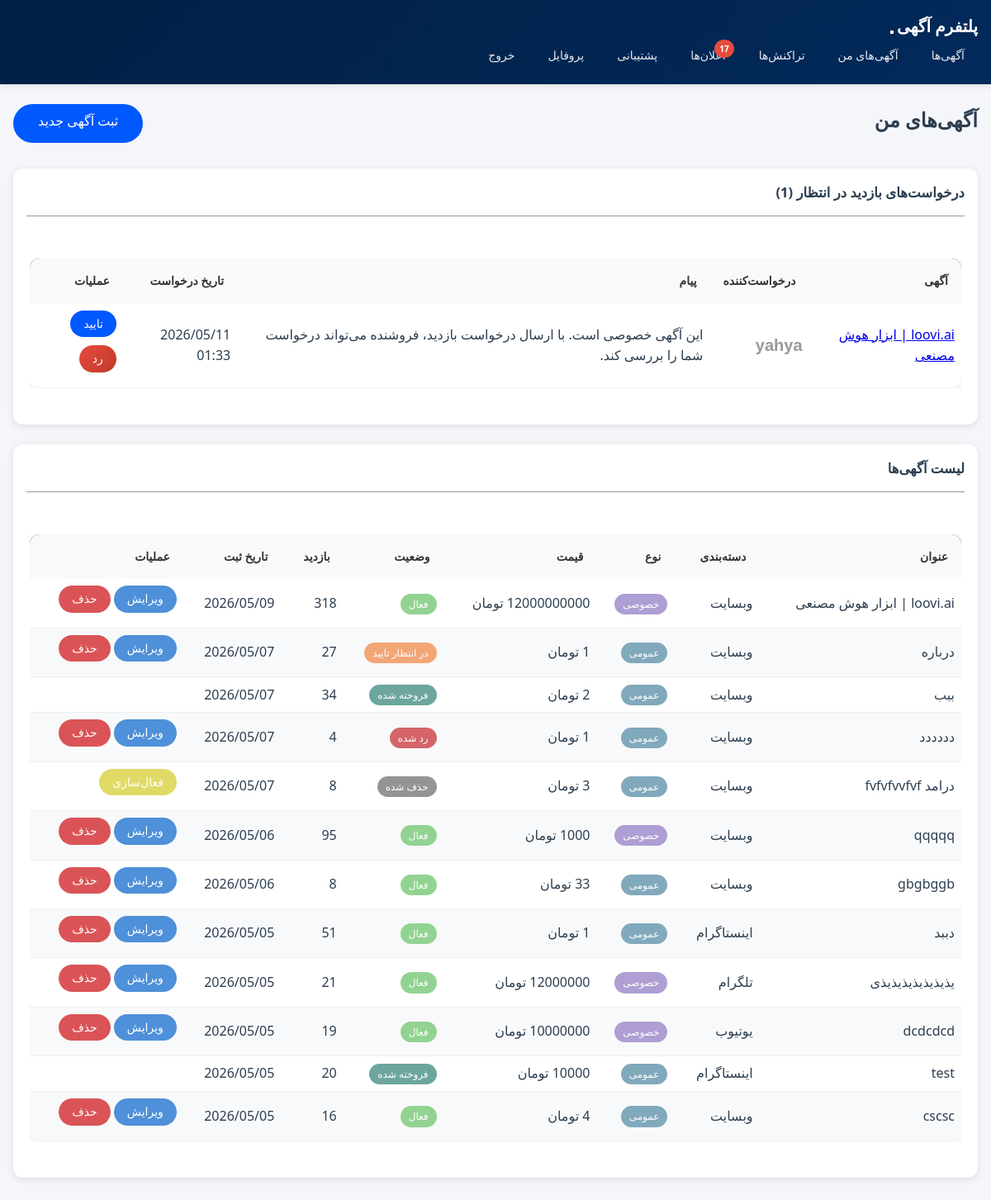
The page /listings/my-listings/ (signed in) on the database as committed earlier.
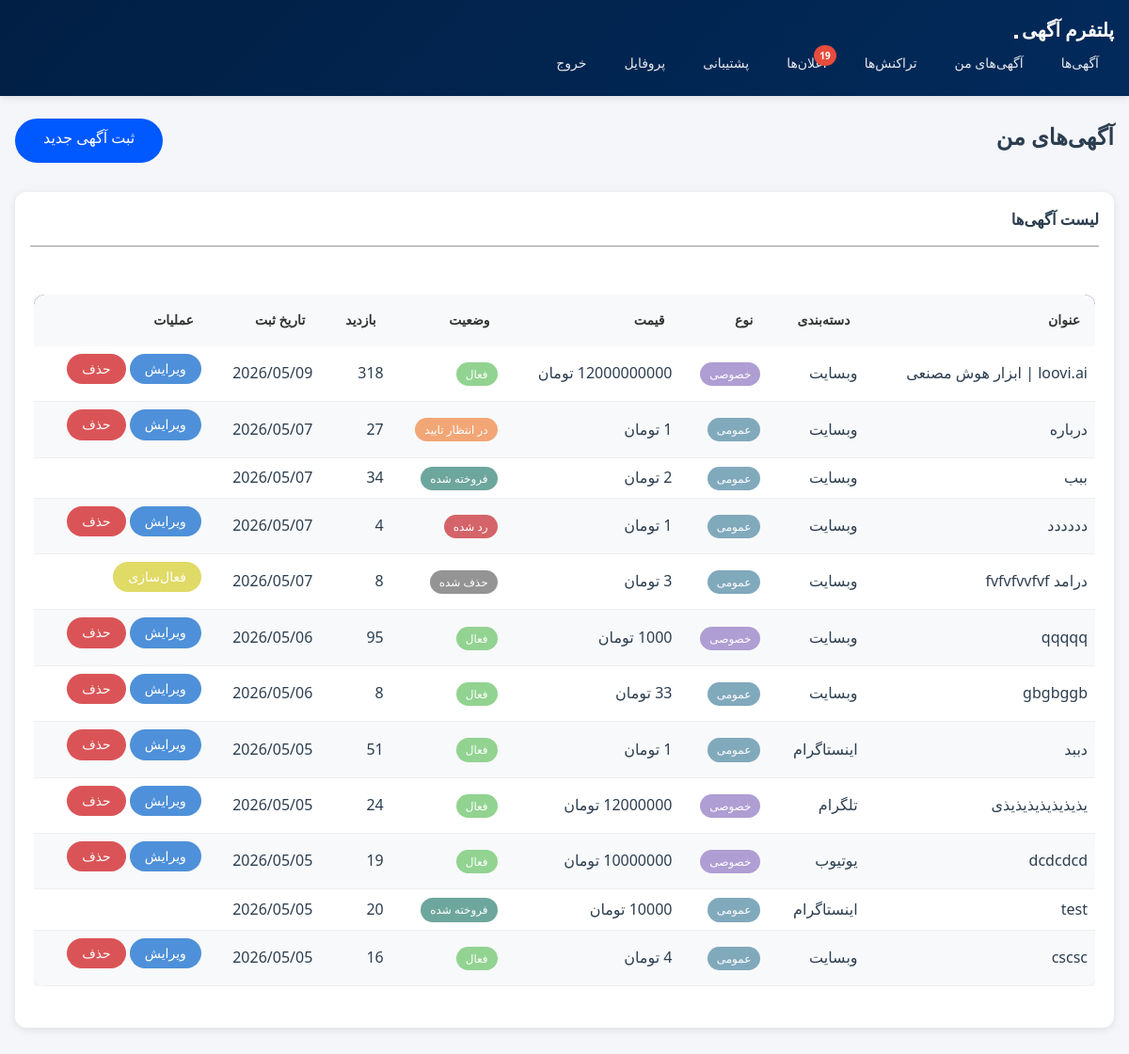
The same page on the database as committed later.
### listings/models.py (models this page shows, shortened)
class VisitRequest(models.Model):
    STATUS_CHOICES = [
        ('pending', 'در انتظار تایید'),
        ('approved', 'تایید شده'),
        ('rejected', 'رد شده'),
    ]
    listing = models.ForeignKey(Listing, on_delete=models.CASCADE, related_name='visit_requests')
    requester = models.ForeignKey(settings.AUTH_USER_MODEL, on_delete=models.CASCADE, related_name='visit_requests')
    status = models.CharField(max_length=20, choices=STATUS_CHOICES, default='pending')
    message = models.TextField(blank=True, verbose_name='پیام درخواست')
    created_at = models.DateTimeField(auto_now_add=True)
    updated_at = models.DateTimeField(auto_now=True)
    class Meta:
        verbose_name = 'درخواست بازدید'
        verbose_name_plural = 'درخواست‌های بازدید'
        unique_together = ['listing', 'requester']
        ordering = ['-created_at']

class Listing(models.Model):
    STATUS_CHOICES = [
        ('pending', 'در انتظار تایید'),
        ('active', 'فعال'),
        ('sold', 'فروخته شده'),
        ('rejected', 'رد شده'),
        ('deleted', 'حذف شده'),
    ]
    """LEVEL_CHOICES = [
        ('beginner', 'مبتدی'),
        ('intermediate', 'متوسط'),
        ('advanced', 'پیشرفته'),
        ('professional', 'حرفه‌ای'),
    ] """
    seller = models.ForeignKey(settings.AUTH_USER_MODEL, on_delete=models.CASCADE, related_name='listings')
    category = models.ForeignKey(Category, on_delete=models.SET_NULL, null=True)
    title = models.CharField(max_length=200)
    description = models.TextField()
    location = models.TextField(max_length=200, null=True, blank=True)
    price = models.DecimalField(max_digits=12, decimal_places=0)
    discount_price = models.DecimalField(max_digits=12, decimal_places=0, null=True, blank=True)
    about_platform = models.TextField(null=True, blank=True, verbose_name='درباره پلتفرم')
    """ level = models.CharField(max_length=20, choices=LEVEL_CHOICES, default='beginner', verbose_name='سطح') """
    platform_url = models.URLField()
    followers_count = models.IntegerField(default=0)
    monthly_income = models.DecimalField(null=True, blank=True, max_digits=12, decimal_places=0)
    platform_age = models.IntegerField(default=0)
    most_like = models.IntegerField(null=True, blank=True)
    most_view = models.IntegerField(null=True, blank=True)
    most_comment = models.IntegerField(null=True, blank=True)
    main_image = models.ImageField(upload_to='listings/images/')
    is_preferment = models.BooleanField(default=False, verbose_name='آگهی ارتقا یافته')
    is_income = models.BooleanField(default=True, verbose_name='اگهی به درامد رسیده')
    is_verified = models.BooleanField(default=False, verbose_name='اطلاعات مورد تایید است')
    is_private = models.BooleanField(default=False, verbose_name='آگهی خصوصی')
    status = models.CharField(max_length=20, choices=STATUS_CHOICES, default='pending')
    rejection_reason = models.TextField(blank=True, null=True, verbose_name='دلیل رد')
    views_count = models.IntegerField(default=0)
    created_at = models.DateTimeField(auto_now_add=True)
    updated_at = models.DateTimeField(auto_now=True)
    class Meta:
        ordering = ['-created_at']

class Category(models.Model):
    PLATFORM_CHOICES = [
        ('website', 'وبسایت'),
        ('instagram', 'اینستاگرام'),
        ('telegram', 'تلگرام'),
        ('youtube', 'یوتیوب'),
        ('aparat', 'آپارات'),
        ('other', 'سایر'),
    ]
    name = models.CharField(max_length=100)
    platform = models.CharField(max_length=20, choices=PLATFORM_CHOICES)
    description = models.TextField(blank=True)
    class Meta:
        verbose_name_plural = 'دسته‌بندی‌ها'

### accounts/models.py (models this page shows, shortened)
class User(AbstractUser):
    phone_number = models.CharField(max_length=11, unique=True, null=True, blank=True, verbose_name='شماره موبایل')
    national_code = models.CharField(max_length=10, unique=True, null=True, blank=True, verbose_name='کد ملی')
    profile_image = models.ImageField(upload_to='profiles/', null=True, blank=True, verbose_name='تصویر پروفایل')
    is_verified = models.BooleanField(default=False, verbose_name='احراز شده')
    created_at = models.DateTimeField(auto_now_add=True, verbose_name='تاریخ عضویت')

### listings/views.py (the view)
# urls.py: path('my-listings/', views.my_listings, name='my_listings'),
@login_required
def my_listings(request):
    listings = Listing.objects.filter(seller=request.user)
    pending_requests = VisitRequest.objects.filter(
        listing__seller=request.user,
        status='pending'
    ).select_related('listing', 'requester')
    return render(request, 'listings/my_listings.html', {
        'listings': listings,
        'pending_requests': pending_requests
    })

### notifications/context_processors.py (called while the page is built)
def unread_notifications_count(request):
    if request.user.is_authenticated:
        count = Notification.objects.filter(recipient=request.user, is_read=False).count()
        return {'unread_notifications_count': count}
    return {'unread_notifications_count': 0}

### templates/listings/my_listings.html (shortened to what the changed rows need)
{% extends 'base.html' %}
{% block content %}
<div class="btn-listing-create">
    <h2 class="mb-4">آگهی‌های من</h2>
</div>
{% if pending_requests %}
<div class="card mb-4">
    <div class="card-header">
        <h5 class="mb-0">درخواست‌های بازدید در انتظار ({{ pending_requests.count }})</h5>
        <hr>
    </div>
    <div class="card-body">
        <div class="table-responsive">
            <table class="table table-hover">
                <thead>
                    <tr>
                        <th>آگهی</th>
                        <th>درخواست‌کننده</th>
                        <th>پیام</th>
                        <th>تاریخ درخواست</th>
                        <th>عملیات</th>
                    </tr>
                </thead>
                <tbody>
                    {% for request in pending_requests %}
                    <tr>
                        <td>
                            <a href="{% url 'listings:listing_detail' request.listing.pk %}">
                                {{ request.listing.title }}
                            </a>
                        </td>
                        <td>
                            <button type="button" class="custom-modal-close"
                                onclick="openModal('profileModal{{ request.pk }}')">
                               {{ request.requester.username }}
                            </button>
                        </td>
                        <td>
                            {% if request.message %}
                            {{ request.message|truncatewords:15 }}
                            {% else %}
                            <em class="text-muted">بدون پیام</em>
                            {% endif %}
                        </td>
                        <td>{{ request.created_at|date:"Y/m/d H:i" }}</td>
                        <td>
                            <a href="{% url 'listings:manage_visit_request' request.pk 'approve' %}"
                                class="btn btn-sm btn-success"
                                onclick="return confirm('آیا از تایید این درخواست اطمینان دارید؟')">
                                تایید
                            </a>
                            <a href="{% url 'listings:manage_visit_request' request.pk 'reject' %}"
                                class="btn btn-sm btn-danger"
                                onclick="return confirm('آیا از رد این درخواست اطمینان دارید؟')">
                                رد
                            </a>
                        </td>
                    </tr>
                    {% endfor %}
                </tbody>
            </table>
        </div>
    </div>
</div>
{% endif %}
<div class="card">
    <div class="card-body">
        <div class="table-responsive">
            <table class="table table-striped">
                <thead>
                    <tr>
                        <th>عنوان</th>
                        <th>دسته‌بندی</th>
                        <th>نوع</th>
                        <th>قیمت</th>
                        <th>وضعیت</th>
                        <th>بازدید</th>
                        <th>تاریخ ثبت</th>
                        <th>عملیات</th>
                    </tr>
                </thead>
                <tbody>
                    {% for listing in listings %}
                    <tr style="cursor: pointer;"
                        onclick="window.location='{% url 'listings:listing_detail' listing.pk %}';">
                        <td>{{ listing.title }}</td>
                        <td>{{ listing.category.name }}</td>
                        <td>
                            {% if listing.is_private %}
                            <span class="badge tag-private">خصوصی</span>
                            {% else %}
                            <span class="badge tag-general">عمومی</span>
                            {% endif %}
                        </td>
                        <td>{{ listing.price|floatformat:0 }} تومان</td>
                        <td>
                            <span
                                class="badge tag-{% if listing.status == 'active' %}active{% elif listing.status == 'sold' %}sold{% elif listing.status == 'rejected' %}not-accepted{% elif listing.status == 'deleted' %}deleted{% else %}waiting{% endif %}">
                                {{ listing.get_status_display }}
                            </span>
                        </td>
                        <td>{{ listing.views_count }}</td>
                        <td>{{ listing.created_at|date:"Y/m/d" }}</td>
                        <td onclick="event.stopPropagation();">
                            {% if listing.status != 'deleted' and listing.status != 'sold' %}
                            <a href="{% url 'listings:listing_edit' listing.pk %}"
                                class="btn btn-sm btn-edit">ویرایش</a>
                            <a href="{% url 'listings:listing_delete' listing.pk %}"
                                class="btn btn-sm btn-remove">حذف</a>
                            {% endif %}
                            {% if listing.status == 'deleted' %}
                            <a href="{% url 'listings:listing_activate' listing.pk %}"
                                class="btn btn-sm btn-activation">فعال‌سازی</a>
                            {% endif %}
                        </td>
                    </tr>
                    {% empty %}
                    <tr>
                        <td colspan="8" class="text-center">شما هنوز آگهی ثبت نکرده‌اید.</td>
                    </tr>
                    {% endfor %}
                </tbody>
            </table>
        </div>
    </div>
</div>
{% endblock %}

Rows that differ between the two databases and show on the page:
no longer on this page (row edited): VisitRequest: listing "loovi.ai | ابزار هوش مصنعی", requester.username "yahya", message "این آگهی خصوصی است. با ارسال درخواست بازدید، فروشنده می‌تواند درخواست شما را بررسی کند.", created_at "2026/05/11 01:33"
changed Listing "یذیذیذیذیذیذیذی": views_count "21" → "24"
Other text that changed with them:
{{ unread_notifications_count }}: "17" → "19"
{{ pending_requests.count }}: "1" → (not shown)
text no longer shown: "درخواست‌های بازدید در انتظار ( ) آگهی درخواست‌کننده پیام تاریخ درخواست عملیات"
